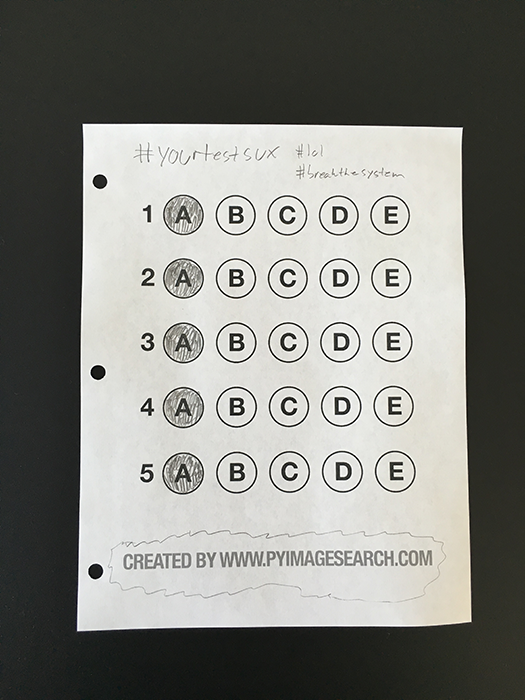
#> input picture bubble-test-grader/image.png, 525 x 700 px, found by its file name
$ python detect_mrz.py --image image.png   (older library calls are emulated)
#> lines starting #> are read from the running program, lines starting #| are printed output that depends on the picture; after the words box and inside, x2 and y2 are one past the last pixel; in counts of white or black regions, pixels touching at a corner belong together
# USAGE
# python detect_mrz.py --image image.png

from imutils import paths
import numpy as np
import argparse
import imutils
import cv2

# Parse the arguments
ap = argparse.ArgumentParser()
ap.add_argument("-i", "--image", required=True, help="path of image")
args = vars(ap.parse_args())

# initialize a rectangular and square structuring kernel
rectKernel = cv2.getStructuringElement(cv2.MORPH_RECT, (13, 5))
sqKernel = cv2.getStructuringElement(cv2.MORPH_RECT, (21, 21))

# load the image, resize it, and convert it to grayscale
image = cv2.imread(args["image"])
#> image is the input picture: shape (700, 525, 3); mean B, G, R 126.6, 131.7, 131.1
image = imutils.resize(image, height=600)
#> image: shape (600, 450, 3)
gray = cv2.cvtColor(image, cv2.COLOR_BGR2GRAY)

# smooth the image using a 3x3 Gaussian, then apply the blackhat
# morphological operator to find dark regions on a light background
gray = cv2.GaussianBlur(gray, (3, 3), 0)
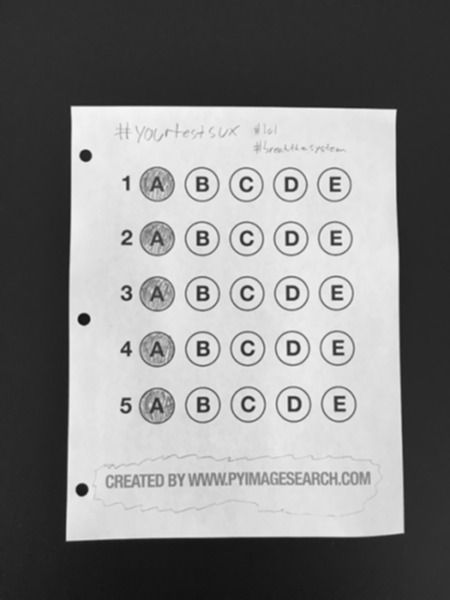
#> gray: shape (600, 450); min 18, max 248, mean 131
blackhat = cv2.morphologyEx(gray, cv2.MORPH_BLACKHAT, rectKernel)
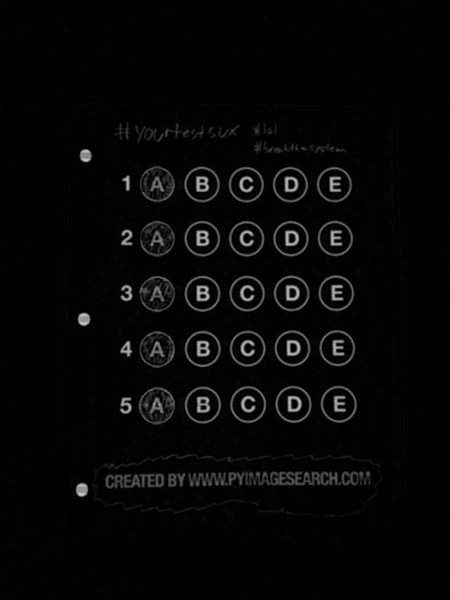
#> blackhat: shape (600, 450); min 0, max 204, mean 6.2

# compute the Scharr gradient of the blackhat image and scale the
# result into the range [0, 255]
gradX = cv2.Sobel(blackhat, ddepth=cv2.CV_32F, dx=1, dy=0, ksize=-1)
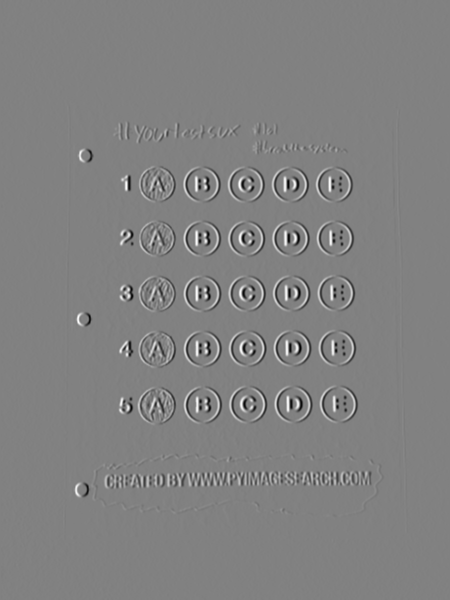
#> gradX: shape (600, 450) float32; min -2497, max 2426, mean 0; drawn with min black and max white
gradX = np.absolute(gradX)
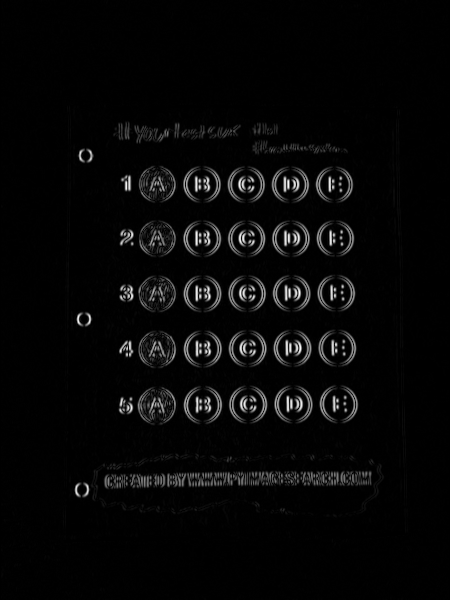
#> gradX: shape (600, 450) float32; min 0, max 2497, mean 75.2; drawn with min black and max white
(minVal, maxVal) = (np.min(gradX), np.max(gradX))
#> minVal = 0; maxVal = 2497
gradX = (255 * ((gradX - minVal) / (maxVal - minVal))).astype("uint8")

# apply a closing operation using the rectangular kernel to close
# gaps in between letters -- then apply Otsu's thresholding method
gradX = cv2.morphologyEx(gradX, cv2.MORPH_CLOSE, rectKernel)
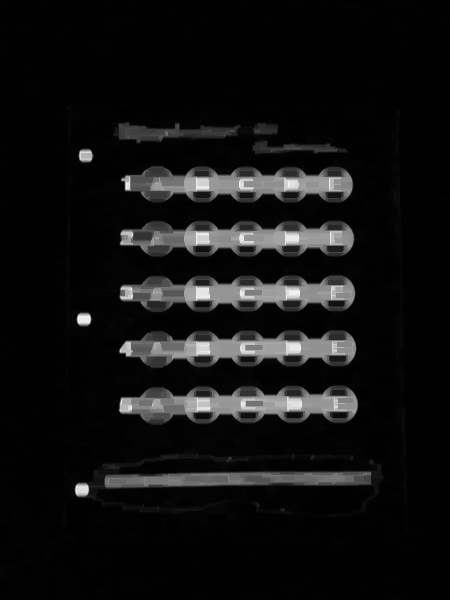
#> gradX: shape (600, 450); min 0, max 255, mean 17.4
thresh = cv2.threshold(gradX, 0, 255, cv2.THRESH_BINARY | cv2.THRESH_OTSU)[1]
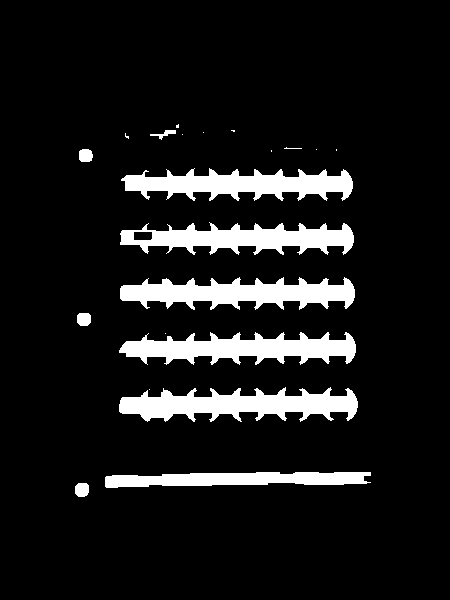
#> thresh: shape (600, 450); 10.1% white; 21 white regions (11 under 20 px), largest, box (x1, y1, x2, y2) and area: (119, 387, 358, 422) 5069, (120, 277, 355, 310) 4769, (119, 332, 356, 365) 4727

# perform another closing operation, this time using the square
# kernel to close gaps between lines of the MRZ, then perform a
# serieso of erosions to break apart connected components
thresh = cv2.morphologyEx(thresh, cv2.MORPH_CLOSE, sqKernel)
#> thresh: shape (600, 450); 14.2% white; 12 white regions (3 under 20 px), largest, box (x1, y1, x2, y2) and area: (121, 147, 353, 201) 7443, (119, 387, 358, 422) 6972, (119, 332, 356, 365) 6688
thresh = cv2.erode(thresh, None, iterations=4)
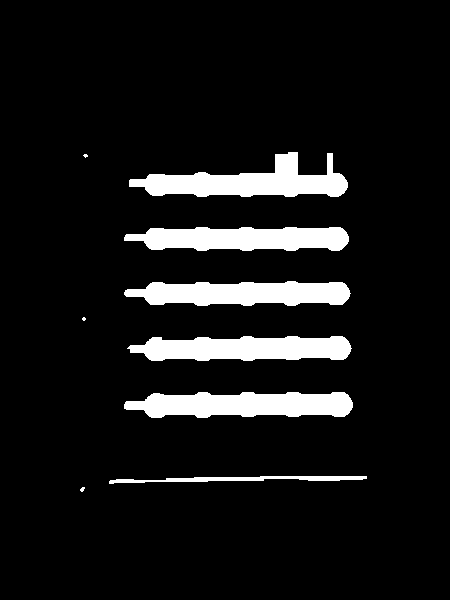
#> thresh: shape (600, 450); 8.9% white; 9 white regions (3 under 20 px)

# during thresholding, it's possible that border pixels were
# included in the thresholding, so set 5% of the left and
# right borders to zero
p = int(image.shape[1] * 0.05)
#> p = 22
thresh[:, 0:p] = 0
thresh[:, image.shape[1] - p:] = 0

# find contours in the thresholded image and sort them by their size
cnts = cv2.findContours(thresh.copy(), cv2.RETR_EXTERNAL,
	cv2.CHAIN_APPROX_SIMPLE)
#> cnts = 9 contours, 3 with area under 20; largest, box (x1, y1, x2, y2) and area: (129, 152, 348, 197) 4676, (124, 392, 353, 418) 4465, (127, 336, 352, 361) 4239, (124, 281, 351, 306) 4191, (124, 227, 349, 251) 4128, (109, 476, 367, 484) 726
cnts = imutils.grab_contours(cnts)
cnts = sorted(cnts, key=cv2.contourArea, reverse=True)

# loop over the contours
for c in cnts:
	# compute the bounding box of the contour and use the contour to
	# compute the aspect ratio and coverage ratio of the bounding box
	# width to the width of the image
	(x, y, w, h) = cv2.boundingRect(c)
	ar = w / float(h)
	crWidth = w / float(gray.shape[1])

	# check to see if the aspect ratio and coverage width are within
	# acceptable criteria
	if ar > 5 and crWidth > 0.75:
		# pad the bounding box since we applied erosions and now need
		# to re-grow it
		pX = int((x + w) * 0.03)
		pY = int((y + h) * 0.03)
		(x, y) = (x - pX, y - pY)
		(w, h) = (w + (pX * 2), h + (pY * 2))

		# extract the ROI from the image and draw a bounding box
		# surrounding the MRZ
		roi = image[y:y + h, x:x + w].copy()
		cv2.rectangle(image, (x, y), (x + w, y + h), (0, 255, 0), 2)
		break
#> this loop made 9 passes
#> (x, y, w, h, ar, crWidth) on passes 1 to 9: (129, 152, 219, 45, 4.87, 0.487), (124, 392, 229, 26, 8.81, 0.509), (127, 336, 225, 25, 9, 0.5), (124, 281, 227, 25, 9.08, 0.504), (124, 227, 225, 24, 9.38, 0.5), (109, 476, 258, 8, 32.25, 0.573), (80, 487, 5, 5, 1, 0.0111), (83, 154, 5, 4, 1.25, 0.0111), (82, 317, 4, 4, 1, 0.00889)

# show the output images
cv2.imshow("Image", image)
#> (the run stopped early here; a loop or call above may not have finished)
